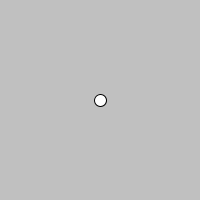
Frame 1 (no input)
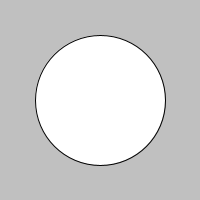
Frame 60 (the mouse pressed at the canvas centre just before this capture)
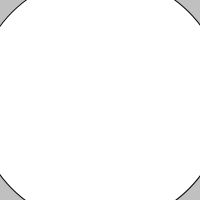
Frame 120 (the mouse held since frame 60 and released just before this capture)

The Processing sketch that drew these frames (run headless with seeded random() and noise(); from frame 60 on, the mouse is pressed at the canvas centre):

// Processing sketch: processing_112738
// ── processing_112738.pde

int diameter = 10; 
int positionX = 50;
void setup(){
  size(200,200);
}

void draw(){
  background(192);
  diameter = diameter+2;
  if(diameter >= 50){
  }
  else if(diameter < 50){
   
  }
  
  println(diameter);
   ellipse(100,100,diameter,diameter);

}
